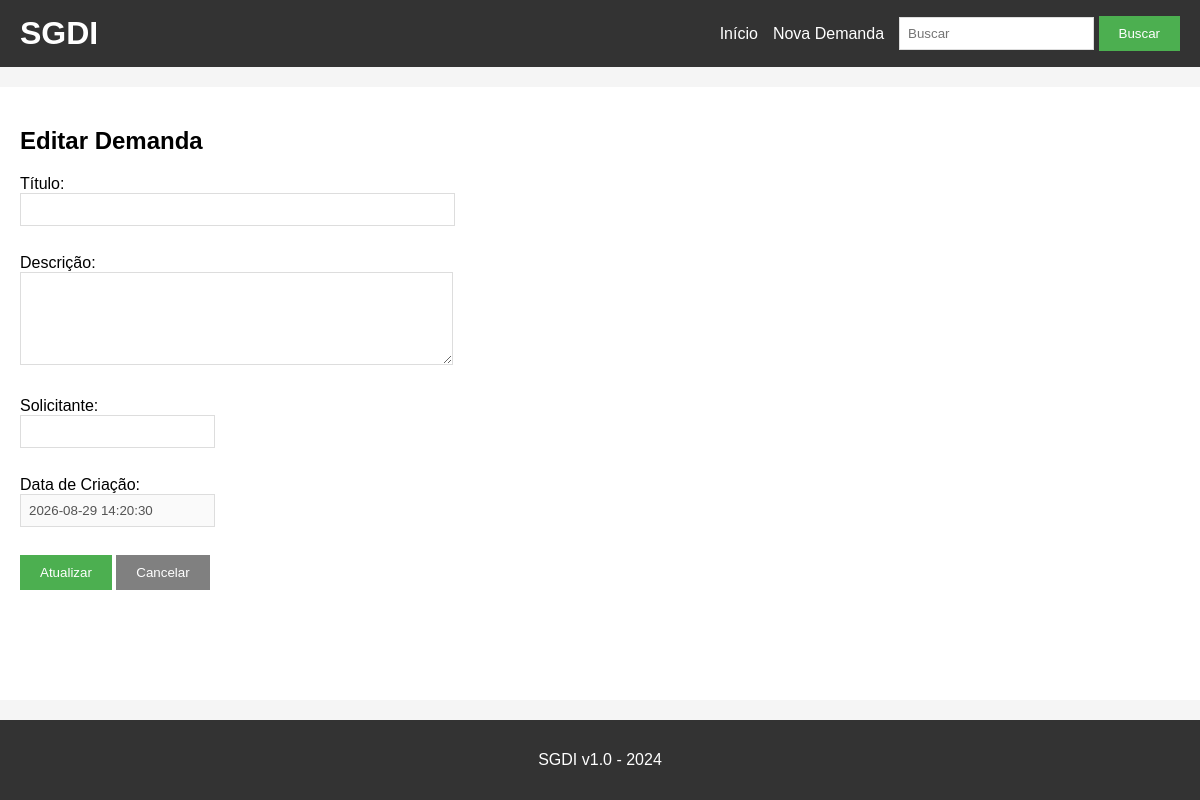
The page /editar/6 on the database as committed earlier.
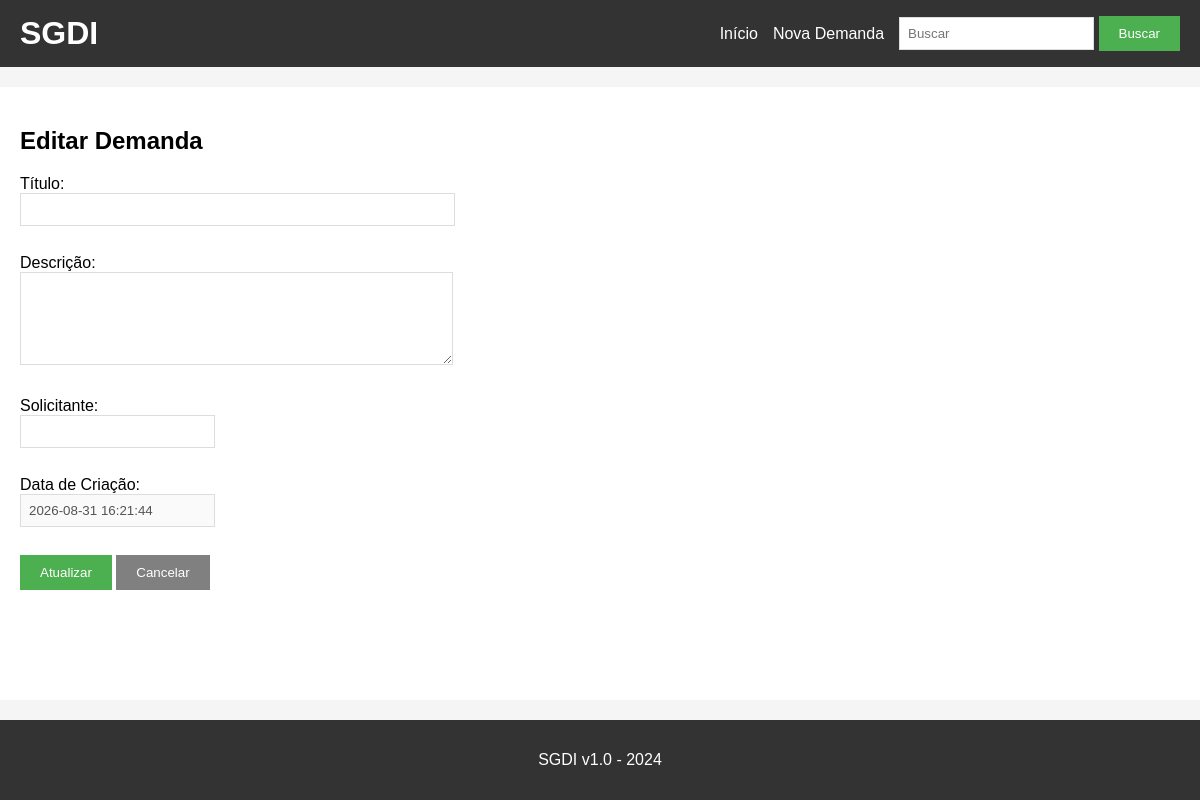
The same page on the database as committed later.
### tables this page shows
CREATE TABLE demandas (
    id INTEGER PRIMARY KEY AUTOINCREMENT,
    titulo TEXT NOT NULL,
    descricao TEXT,
    solicitante TEXT,
    data_criacao TEXT
);

### app.py (the view, shortened to what this page needs)
@app.route('/editar/<id>', methods=['GET', 'POST'])
def editar(id):
    conn = get_db()
    cursor = conn.cursor()
    demanda = cursor.execute('SELECT * FROM demandas WHERE id=?', (id,)).fetchone()
    conn.close()
    return render_template('editar.html', demanda=demanda)

### app.py (called while the page is built)
def get_db():
    conn = sqlite3.connect('demandas.db')
    conn.row_factory = sqlite3.Row
    return conn

### templates/editar.html
{% extends "base.html" %}
{% block content %}
<h2>Editar Demanda</h2>
<form method="POST" action="/editar/{{ demanda[0] }}">
    <div>
        <label>Título:</label><br>
        <input type="text" name="titulo" value="{{ demanda[1] }}" size="50">
    </div>
    <br>
    <div>
        <label>Descrição:</label><br>
        <textarea name="descricao" rows="5" cols="50">{{ demanda[2] }}</textarea>
    </div>
    <br>
    <div>
        <label>Solicitante:</label><br>
        <input type="text" name="solicitante" value="{{ demanda[3] }}">
    </div>
    <br>
    <div>
        <label>Data de Criação:</label><br>
        <input type="text" value="{{ demanda[4] }}" disabled>
    </div>
    <br>
    <button type="submit">Atualizar</button>
    <a href="/"><button type="button">Cancelar</button></a>
</form>
{% endblock %}

Rows that differ between the two databases and show on the page:
changed demandas: data_criacao "2026-08-29 14:20:30" → "2026-08-31 16:21:44"
